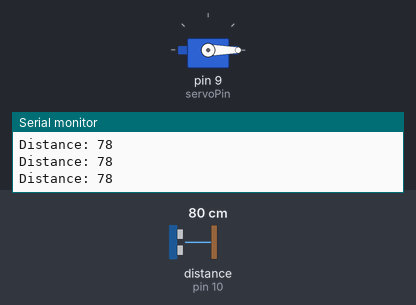
This sketch was run on a simulated Arduino Uno, built with avr-gcc and run on an emulated ATmega328P. Shown: servo, the last lines printed to the serial monitor. Wiring (inferred from the names in the program): ultrasonic range finder: trigger pin 8; echo pin 10. The test bench sets the inputs (shaded band); at power-on: distance to the obstacle (sensor on pin 10) 80 cm. The echo pulse lasts 58.3 µs per cm.

Above: at 1.2 s.
1.3 s: distance to the obstacle (sensor on pin 10) set to 12 cm
2.8 s: distance to the obstacle (sensor on pin 10) set to 9 cm
At 3.7 s:
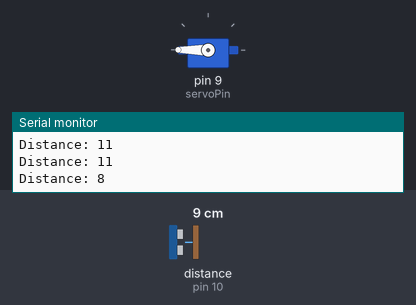
4.3 s: distance to the obstacle (sensor on pin 10) set to 18 cm
At 5.5 s:
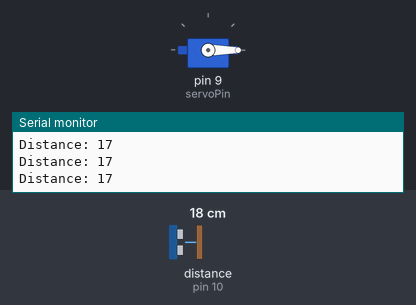
6.5 s: distance to the obstacle (sensor on pin 10) set to 2 cm
At 7.5 s:
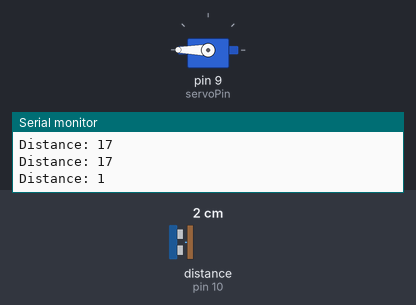
Timing chart, 0 to 9.0 s (numbered marks = the images above; inputs shaded):
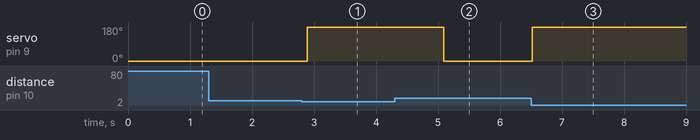

The sketch:

Basura.ino
```cpp
#include <Servo.h>

// Definición de los pines del sensor de ultrasonido
const int trigPin = 8;
const int echoPin = 10;

// Definición del pin del servo motor
const int servoPin = 9;
const int Vcc = 5;
const int Gnd = 4;

// Definición del objeto Servo
Servo myServo;

// Variables para almacenar la distancia medida por el sensor
long duration;
int distance;

void setup() {
  pinMode(trigPin, OUTPUT); // Configura el pin trigPin como salida
  pinMode(echoPin, INPUT);  // Configura el pin echoPin como entrada
  myServo.attach(servoPin); // Asocia el objeto myServo al pin del servo
  myServo.write(0);        // Coloca el servo en posición inicial

  Serial.begin(115200);       // Inicia la comunicación serial a 115200 bps
  pinMode(Vcc, OUTPUT); // Configura el pin trigPin como salida
  pinMode(Gnd, OUTPUT); // Configura el pin trigPin como salida
  digitalWrite(Gnd, LOW);
  digitalWrite(Vcc, HIGH);
}

void loop() {
  // Genera un pulso de 10 microsegundos en el pin trigPin
  digitalWrite(trigPin, LOW);
  delayMicroseconds(2);
  digitalWrite(trigPin, HIGH);
  delayMicroseconds(10);
  digitalWrite(trigPin, LOW);

  // Lee la duración del pulso en el pin echoPin
  duration = pulseIn(echoPin, HIGH);

  // Calcula la distancia en centímetros
  distance= duration*0.034/2;

  // Imprime la distancia medida en el monitor serial
  Serial.print("Distance: ");
  Serial.println(distance);

  // Verifica si la distancia es menor a 10 cm
  if (distance < 10) {
    // Mueve el servo a 180 grados
    myServo.write(180);
    delay(1000);

  } else {
    // Mueve el servo a 0 grados (posición inicial)
    myServo.write(0);
  }

  delay(100); // Espera 100 milisegundos antes de la siguiente lectura
}
```

Measured:
- the behaviour switches between 11 and 10 cm on distance to the obstacle (sensor on pin 10) (found by bisection; images 0 and 1)
- after the input at 2.8 s, servo on pin 9 (servoPin): 0° → 180° after 0.09 s
- after the input at 4.3 s, servo on pin 9 (servoPin): 180° → 0° after 0.80 s
- after the input at 6.5 s, servo on pin 9 (servoPin): 0° → 180° at once
